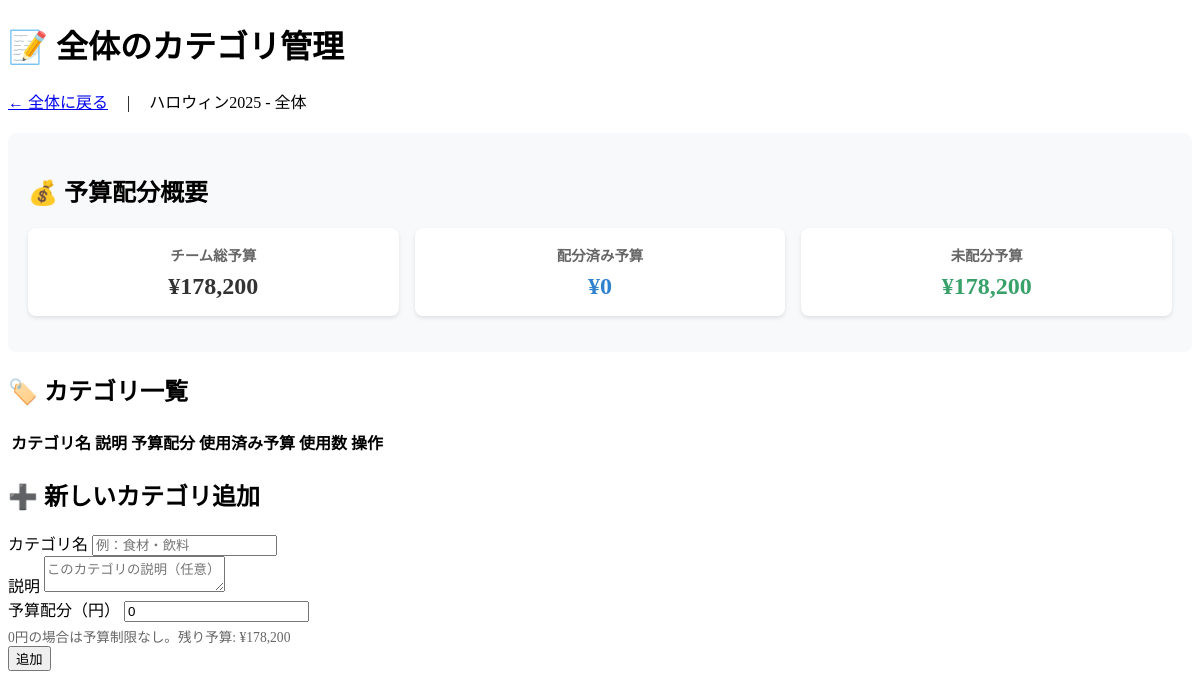
/purpose_categories.php?team_id=8, run on the app's committed database.
### tables this page shows
CREATE TABLE `teams` (
  `id` int NOT NULL,
  `event_id` int NOT NULL,
  `name` varchar(255) NOT NULL,
  `budget` int NOT NULL
);

CREATE TABLE `events` (
  `id` int NOT NULL,
  `name` varchar(255) NOT NULL,
  `budget` int NOT NULL,
  `slack_channel_url` varchar(255) NOT NULL
);

### purpose_categories.php (the view, shortened to what this page needs)
<?php
require_once __DIR__ . '/config/db_connect.php';
$team_id = $_GET['team_id'] ?? null;
$stmt = $pdo->prepare('SELECT t.*, e.name as event_name FROM teams t JOIN events e ON t.event_id = e.id WHERE t.id = ?');
$stmt->execute([$team_id]);
$team = $stmt->fetch();
$stmt = $pdo->prepare('SELECT COALESCE(SUM(budget_allocation), 0) as total_allocated FROM purpose_categories WHERE team_id = ? AND is_active = 1');
$stmt->execute([$team_id]);
$total_allocated = $stmt->fetchColumn();
$unallocated_budget = $team['budget'] - $total_allocated;
$edit_category = null;
?>
<!DOCTYPE html>
<html lang="ja">
<head>
    <link rel="stylesheet" href="assets/style.css">
</head>
<body>
    <div class="container">
        <div class="main-card">
            <h1 class="title">📝 <?= htmlspecialchars($team['name']) ?>のカテゴリ管理</h1>
            <div class="breadcrumb">
                <a href="team.php?team_id=<?= $team_id ?>&event_id=<?= $team['event_id'] ?>">← <?= htmlspecialchars($team['name']) ?>に戻る</a>
                <span style="margin: 0 15px;">|</span>
                <span><?= htmlspecialchars($team['event_name']) ?> - <?= htmlspecialchars($team['name']) ?></span>
            </div>
            <div class="budget-overview">
                <h2 class="subtitle">💰 予算配分概要</h2>
                <div class="budget-cards">
                    <div class="budget-card">
                        <h3>チーム総予算</h3>
                        <div class="budget-amount">¥<?= number_format($team['budget']) ?></div>
                    </div>
                    <div class="budget-card">
                        <h3>配分済み予算</h3>
                        <div class="budget-amount allocated">¥<?= number_format($total_allocated) ?></div>
                    </div>
                    <div class="budget-card">
                        <h3>未配分予算</h3>
                        <div class="budget-amount <?= $unallocated_budget < 0 ? 'over-budget' : 'available' ?>">
                            ¥<?= number_format($unallocated_budget) ?>
                        </div>
                    </div>
                </div>
            </div>
            <h2 class="subtitle">🏷️ カテゴリ一覧</h2>
            <div class="table-container">
                <table class="styled-table">
                    <thead>
                        <tr>
                            <th>カテゴリ名</th>
                            <th>説明</th>
                            <th>予算配分</th>
                            <th>使用済み予算</th>
                            <th>使用数</th>
                            <th>操作</th>
                        </tr>
                    </thead>
                </table>
            </div>
            <?php if ($edit_category): ?>
                <h2 class="subtitle">✏️ カテゴリ編集</h2>
                <form method="post" class="form">
                    <input type="hidden" name="id" value="<?= $edit_category['id'] ?>">
                    <div class="form-group">
                        <label>カテゴリ名</label>
                        <input type="text" name="name" value="<?= htmlspecialchars($edit_category['name']) ?>" required class="input">
                    </div>
                    <div class="form-group">
                        <label>説明</label>
                        <textarea name="description" class="input" rows="2"><?= htmlspecialchars($edit_category['description'] ?? '') ?></textarea>
                    </div>
                    <div class="form-group">
                        <label>予算配分（円）</label>
                        <input type="number" name="budget_allocation" value="<?= htmlspecialchars($edit_category['budget_allocation']) ?>" class="input" min="0">
                        <small class="form-help">0円の場合は予算制限なし</small>
                    </div>
                    <div class="text-right">
                        <a href="purpose_categories.php?team_id=<?= $team_id ?>" class="btn btn-outline">キャンセル</a>
                        <button type="submit" name="update_category" class="btn btn-primary">更新</button>
                    </div>
                </form>
            <?php else: ?>
                <h2 class="subtitle">➕ 新しいカテゴリ追加</h2>
                <form method="post" class="form" id="categoryForm">
                    <div class="form-group">
                        <label>カテゴリ名</label>
                        <input type="text" name="name" required class="input" placeholder="例：食材・飲料">
                    </div>
                    <div class="form-group">
                        <label>説明</label>
                        <textarea name="description" class="input" rows="2" placeholder="このカテゴリの説明（任意）"></textarea>
                    </div>
                    <div class="form-group">
                        <label>予算配分（円）</label>
                        <input type="number" name="budget_allocation" value="0" class="input" min="0">
                        <small class="form-help">0円の場合は予算制限なし。残り予算: ¥<?= number_format(max(0, $unallocated_budget)) ?></small>
                    </div>
                    <div class="text-right">
                        <button type="submit" name="add_category" class="btn btn-success" id="submitCategoryBtn">追加</button>
                    </div>
                </form>
            <?php endif; ?>
        </div>
    </div>
</body>
</html>

### purpose_categories.php (style rules this page uses)
.budget-overview { margin: 20px 0; padding: 20px; background: #f8f9fa; border-radius: 8px; }
.budget-cards { display: grid; grid-template-columns: repeat(auto-fit, minmax(200px, 1fr)); gap: 16px; margin: 16px 0; }
.budget-card { background: white; padding: 16px; border-radius: 8px; text-align: center; box-shadow: 0 2px 4px rgba(0,0,0,0.1); }
.budget-card h3 { margin: 0 0 8px 0; font-size: 0.9em; color: #666; }
.budget-amount { font-size: 1.5em; font-weight: bold; color: #333; }
.budget-amount.allocated { color: #3182ce; }
.budget-amount.available { color: #38a169; }
.form-help { display: block; margin-top: 4px; color: #666; font-size: 0.85em; }

### data on the page
teams: name "全体", event.name "ハロウィン2025", budget "178,200"

### other printed values
$total_allocated "0"
$unallocated_budget "178,200"
max(0, $unallocated_budget) "178,200"
